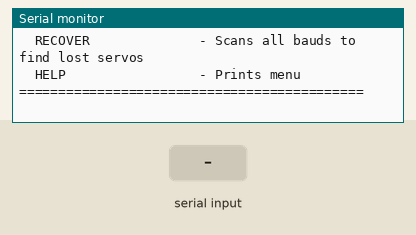
Simulated run of this sketch. Board: Raspberry Pi Pico. Shown: the last lines printed to the serial monitor. The test bench sets the inputs (shaded band). The modem accepts every AT command (registered, SIM ready, sends succeed) and sends nothing else.

Above: at 4.2 s.
4.3 s: "SCAN 1\n" received over Serial
At 5.5 s:
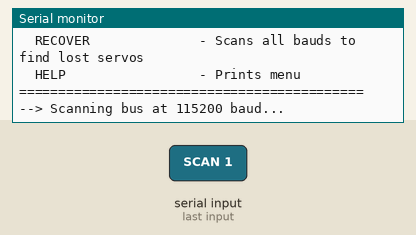
5.8 s: "RECOVER 1\n" received over Serial
At 8.29 s:
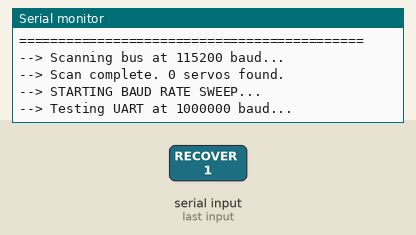
8.8 s: "PING 1\n" received over Serial
At 11.3 s:
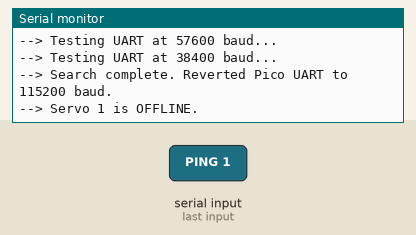
11.6 s: "MOVE 1\n" received over Serial
At 12.5 s:
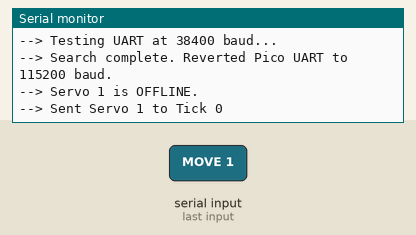
13.1 s: "READ\n" received over Serial
At 14.3 s:
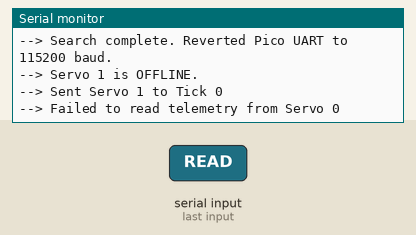
14.6 s: "SETBAUD\n" received over Serial
At 16.1 s:
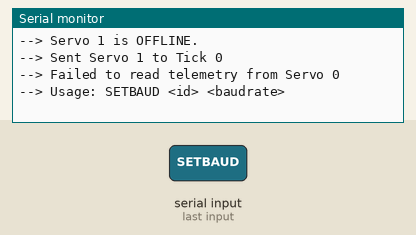
Timing chart, 0 to 17.1 s (numbered marks = the images above; inputs shaded):
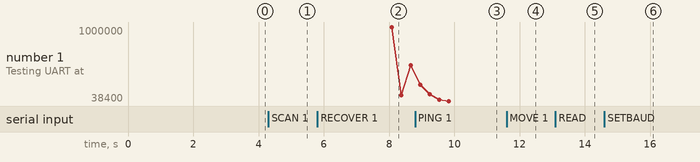

The sketch:

ST3215_Configure.ino
```cpp
#include <Arduino.h>

// ============================================================================
// HARDWARE CONFIGURATION
// ============================================================================
#define SERVO_BAUD 115200  // Set to current bus speed (1000000 or 115200)
#define SERVO_RX_PIN 1      // Pico UART0 RX
#define SERVO_TX_PIN 0      // Pico UART0 TX

String inputBuffer = "";

// ST3215 Instruction Set
#define INST_PING       0x01
#define INST_READ       0x02
#define INST_WRITE      0x03

// Official Feetech ST3215 Memory Map Registers
#define REG_ID          0x05 // EEPROM: Servo ID (0-253)
#define REG_BAUD_RATE   0x06 // EEPROM: Baud Rate (0:1M, 1:500k, 2:250k, 3:128k, 4:115.2k) -- FIXED TO 0x06
#define REG_GOAL_POS    0x2A // RAM: Target Position (2 bytes)
#define REG_EEPROM_LOCK 0x37 // RAM: EEPROM Lock (0=Unlocked, 1=Locked)
#define REG_TELEMETRY   0x38 // RAM: Start of Telemetry

struct ServoTelemetry {
  uint16_t currentTick;
  int16_t  currentSpeed;
  int16_t  currentLoad;
  float    voltageV;
  uint8_t  temperatureC;
};

uint8_t calcChecksum(uint8_t *packet, uint8_t length) {
  uint16_t sum = 0;
  for (int i = 2; i < length - 1; i++) {
    sum += packet[i];
  }
  return (uint8_t)(~sum & 0xFF);
}

// ============================================================================
// SERVO COMMUNICATION
// ============================================================================

bool pingServo(uint8_t id) {
  while (Serial1.available() > 0) Serial1.read();

  uint8_t tx[6] = {0xFF, 0xFF, id, 0x02, INST_PING, 0x00};
  tx[5] = calcChecksum(tx, 6);

  Serial1.write(tx, sizeof(tx));
  Serial1.flush();

  unsigned long echoStart = micros();
  int echoBytesToDrain = sizeof(tx);
  while (echoBytesToDrain > 0 && (micros() - echoStart < 5000)) {
    if (Serial1.available() > 0) {
      Serial1.read();
      echoBytesToDrain--;
    }
  }

  uint8_t rx[6];
  int rxIndex = 0;
  unsigned long tStart = millis();

  while ((millis() - tStart < 10) && rxIndex < 6) {
    if (Serial1.available() > 0) {
      rx[rxIndex++] = (uint8_t)Serial1.read();
    }
  }

  if (rxIndex == 6 && rx[0] == 0xFF && rx[1] == 0xFF && rx[2] == id) {
    return (rx[5] == calcChecksum(rx, 6));
  }
  return false;
}

void writeReg8(uint8_t id, uint8_t reg, uint8_t value) {
  uint8_t tx[8] = {0xFF, 0xFF, id, 0x04, INST_WRITE, reg, value, 0x00};
  tx[7] = calcChecksum(tx, 8);

  Serial1.write(tx, sizeof(tx));
  Serial1.flush();
}

void writeReg16(uint8_t id, uint8_t reg, uint16_t value) {
  uint8_t tx[9] = {0xFF, 0xFF, id, 0x05, INST_WRITE, reg,
                   (uint8_t)(value & 0xFF), (uint8_t)((value >> 8) & 0xFF), 0x00};
  tx[8] = calcChecksum(tx, 9);

  Serial1.write(tx, sizeof(tx));
  Serial1.flush();
}

bool readTelemetry(uint8_t id, ServoTelemetry &out) {
  while (Serial1.available() > 0) Serial1.read();

  uint8_t tx[8] = {0xFF, 0xFF, id, 0x04, INST_READ, REG_TELEMETRY, 0x08, 0x00};
  tx[7] = calcChecksum(tx, 8);

  Serial1.write(tx, sizeof(tx));
  Serial1.flush();

  unsigned long echoStart = micros();
  int echoBytesToDrain = sizeof(tx);
  while (echoBytesToDrain > 0 && (micros() - echoStart < 5000)) {
    if (Serial1.available() > 0) {
      Serial1.read();
      echoBytesToDrain--;
    }
  }

  uint8_t rx[14];
  int rxIndex = 0;
  unsigned long tStart = millis();

  while ((millis() - tStart < 10) && rxIndex < 14) {
    if (Serial1.available() > 0) {
      rx[rxIndex++] = (uint8_t)Serial1.read();
    }
  }

  if (rxIndex == 14 && rx[0] == 0xFF && rx[1] == 0xFF && rx[2] == id) {
    if (rx[13] == calcChecksum(rx, 14)) {
      out.currentTick   = (uint16_t)(rx[5] | (rx[6] << 8));
      out.currentSpeed  = (int16_t) (rx[7] | (rx[8] << 8));
      out.currentLoad   = (int16_t) (rx[9] | (rx[10] << 8));
      out.voltageV      = (float)rx[11] / 10.0f;
      out.temperatureC  = rx[12];
      return true;
    }
  }
  return false;
}

// ============================================================================
// CONFIGURATION ROUTINES
// ============================================================================

void changeServoID(uint8_t oldId, uint8_t newId) {
  Serial.printf("--> Unlocking EEPROM (Reg 0x37) for Servo %d...\n", oldId);
  writeReg8(oldId, REG_EEPROM_LOCK, 0x00);
  delay(20);

  Serial.printf("--> Writing New ID %d to Reg 0x05...\n", newId);
  writeReg8(oldId, REG_ID, newId);
  delay(20);

  Serial.printf("--> Locking EEPROM for Servo %d...\n", newId);
  writeReg8(newId, REG_EEPROM_LOCK, 0x01);
  delay(20);

  if (pingServo(newId)) {
    Serial.println("--> SUCCESS: Servo acknowledged new ID!");
  } else {
    Serial.println("--> ERROR: Servo did not acknowledge new ID.");
  }
}

void changeServoBaudrate(uint8_t id, long baud) {
  uint8_t baudCode;

  switch (baud) {
    case 1000000: baudCode = 0x00; break; // 1 Mbps
    case 500000:  baudCode = 0x01; break; // 500 kbps
    case 250000:  baudCode = 0x02; break; // 250 kbps
    case 128000:  baudCode = 0x03; break; // 128 kbps
    case 115200:  baudCode = 0x04; break; // 115.2 kbps
    case 76800:   baudCode = 0x05; break; // 76.8 kbps
    case 57600:   baudCode = 0x06; break; // 57.6 kbps
    case 38400:   baudCode = 0x07; break; // 38.4 kbps
    default:
      Serial.println("--> ERROR: Unsupported baud rate.");
      return;
  }

  Serial.printf("--> Unlocking EEPROM (Reg 0x37) for Servo %d...\n", id);
  writeReg8(id, REG_EEPROM_LOCK, 0x00);
  delay(20);

  Serial.printf("--> Writing Baud Code %d to Reg 0x06...\n", baudCode);
  writeReg8(id, REG_BAUD_RATE, baudCode);
  delay(20);

  Serial.printf("--> Locking EEPROM (Reg 0x37) for Servo %d...\n", id);
  writeReg8(id, REG_EEPROM_LOCK, 0x01);
  delay(20);

  Serial.printf("--> SUCCESS: Register 0x06 written to %d (%ld baud).\n", baudCode, baud);
  Serial.println("--> ACTION REQUIRED NOW:");
  Serial.println("    1. Unplug power from the servo, wait 3 seconds, and plug back in.");
  Serial.println("    2. Change '#define SERVO_BAUD 115200' at the top of this code.");
  Serial.println("    3. Reflash the Pico and test with 'PING <id>'.");
}

void recoverServoBus() {
  long bauds[] = {1000000, 115200, 500000, 250000, 128000, 57600, 38400};
  Serial.println("\n--> STARTING BAUD RATE SWEEP...");

  for (long b : bauds) {
    Serial.printf("--> Testing UART at %ld baud...\n", b);
    Serial1.begin(b);
    delay(50);

    for (int id = 0; id <= 15; id++) {
      if (pingServo(id)) {
        Serial.printf("    [FOUND!] Servo ID %d responded at %ld baud!\n", id, b);
      }
    }
  }

  Serial1.begin(SERVO_BAUD);
  Serial.printf("--> Search complete. Reverted Pico UART to %d baud.\n\n", SERVO_BAUD);
}

// ============================================================================
// CLI PARSER
// ============================================================================
void printHelp() {
  Serial.printf("\n=== ST3215 TOOL (CURRENT UART: %d BAUD) ===\n", SERVO_BAUD);
  Serial.println("  SCAN                 - Pings IDs 0-253 on current baud");
  Serial.println("  PING <id>            - Pings specific ID");
  Serial.println("  MOVE <id> <tick>     - Moves servo (0-4095)");
  Serial.println("  READ <id>            - Reads telemetry");
  Serial.println("  SETID <old> <new>    - Changes servo ID");
  Serial.println("  SETBAUD <id> <baud>  - Writes baud rate to Reg 0x06");
  Serial.println("  RECOVER              - Scans all bauds to find lost servos");
  Serial.println("  HELP                 - Prints menu");
  Serial.println("============================================\n");
}

void processCommand(String cmd) {
  cmd.trim();
  cmd.toUpperCase();
  if (cmd.length() == 0) return;

  int space1 = cmd.indexOf(' ');
  int space2 = cmd.indexOf(' ', space1 + 1);

  String action = (space1 == -1) ? cmd : cmd.substring(0, space1);
  String arg1 = (space1 == -1) ? "" : ((space2 == -1) ? cmd.substring(space1 + 1) : cmd.substring(space1 + 1, space2));
  String arg2 = (space2 == -1) ? "" : cmd.substring(space2 + 1);

  if (action == "HELP") {
    printHelp();
  }
  else if (action == "SCAN") {
    Serial.printf("--> Scanning bus at %d baud...\n", SERVO_BAUD);
    int found = 0;
    for (int i = 0; i <= 253; i++) {
      if (pingServo(i)) {
        Serial.printf("    [+] Found Servo at ID: %d\n", i);
        found++;
      }
    }
    Serial.printf("--> Scan complete. %d servos found.\n", found);
  }
  else if (action == "RECOVER") {
    recoverServoBus();
  }
  else if (action == "PING") {
    int id = arg1.toInt();
    if (pingServo(id)) {
      Serial.printf("--> Servo %d is ONLINE.\n", id);
    } else {
      Serial.printf("--> Servo %d is OFFLINE.\n", id);
    }
  }
  else if (action == "MOVE") {
    int id = arg1.toInt();
    int pos = arg2.toInt();
    pos = constrain(pos, 0, 4095);
    writeReg16(id, REG_GOAL_POS, pos);
    Serial.printf("--> Sent Servo %d to Tick %d\n", id, pos);
  }
  else if (action == "READ") {
    int id = arg1.toInt();
    ServoTelemetry t;
    if (readTelemetry(id, t)) {
      Serial.printf("--> ID: %3d | Pos: %4d | Spd: %4d | Load: %4d | Volt: %4.1fV | Temp: %2d C\n",
                    id, t.currentTick, t.currentSpeed, t.currentLoad, t.voltageV, t.temperatureC);
    } else {
      Serial.printf("--> Failed to read telemetry from Servo %d\n", id);
    }
  }
  else if (action == "SETID") {
    if (arg1 == "" || arg2 == "") return;
    changeServoID(arg1.toInt(), arg2.toInt());
  }
  else if (action == "SETBAUD") {
    if (arg1 == "" || arg2 == "") {
      Serial.println("--> Usage: SETBAUD <id> <baudrate>");
      return;
    }
    changeServoBaudrate(arg1.toInt(), arg2.toInt());
  }
  else {
    Serial.println("--> Unknown command. Type HELP.");
  }
}

void setup() {
  Serial.begin(115200);

  Serial1.setTX(SERVO_TX_PIN);
  Serial1.setRX(SERVO_RX_PIN);
  Serial1.begin(SERVO_BAUD);

  delay(3000);
  printHelp();
}

void loop() {
  while (Serial.available() > 0) {
    char c = (char)Serial.read();
    if (c == '\n' || c == '\r') {
      if (inputBuffer.length() > 0) {
        processCommand(inputBuffer);
        inputBuffer = "";
      }
    } else {
      inputBuffer += c;
    }
  }
}
```

Measured:
- after the input at 4.3 s, the serial monitor: prints a new line at once (image 1)
- after the input at 5.8 s, the serial monitor: prints a new line after 2.3 s (image 2)
- after the input at 8.8 s, the serial monitor: prints a new line after 1.3 s (image 3)
- after the input at 11.6 s, the serial monitor: prints a new line at once (image 4)
- after the input at 13.1 s, the serial monitor: prints a new line at once (image 5)
- after the input at 14.6 s, the serial monitor: prints a new line at once (image 6)
